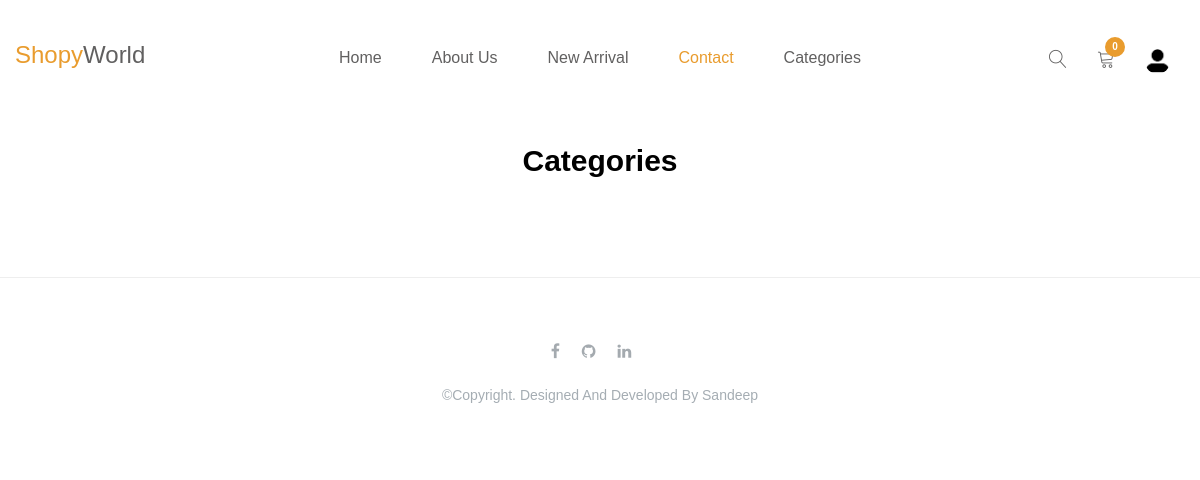
The page /categories/ on the database as committed earlier.
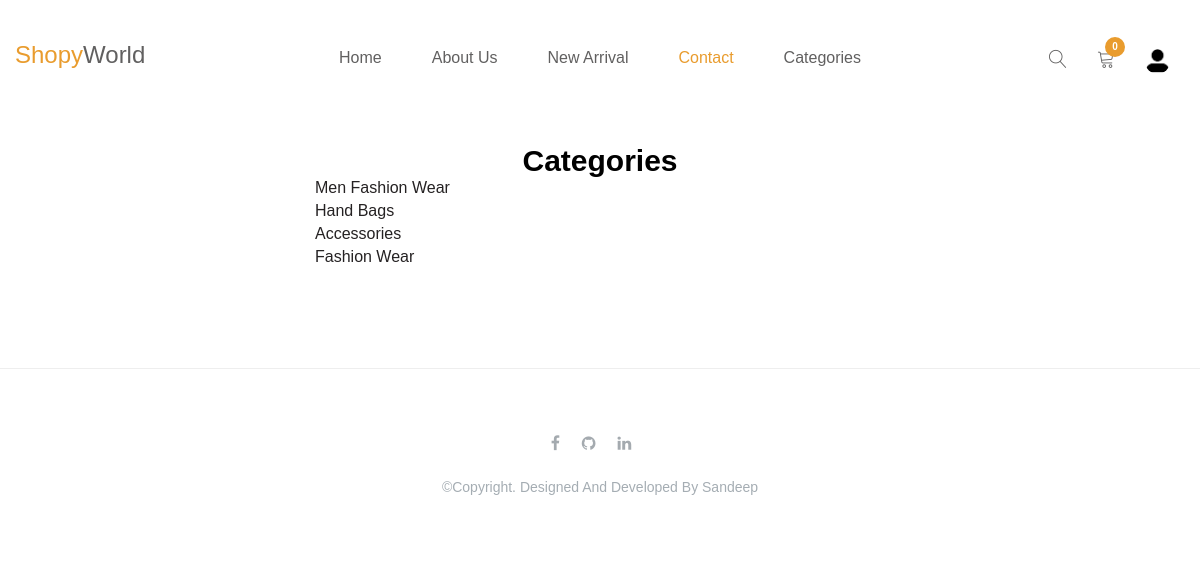
The same page on the database as committed later.
### store/models.py (models this page shows, shortened)
class Category(models.Model):
    name = models.CharField(max_length=100)
    class Meta:
        verbose_name_plural = 'Categories'

### store/views.py (the view)
# urls.py: path('categories/',views.Categories,name='Category'),
def Categories(request):
    categories=Category.objects.all()
    return render(request,'core/category.html',{'categories':categories})

### cart/cart.py (called while the page is built)
	def __len__(self):
		return sum(item['quantity'] for item in self.cart.values())

### cart/context_processors.py (called while the page is built)
def cart(request):
	return {'cart': Cart(request), 'cart_len':len(Cart(request))}

### templates/core/category.html (shortened to what this page needs)
{% extends "base.html" %}
{% block content %}
{% include "navbar.html" %}
<div class="container" style="width: 50%; margin-bottom:100px">
    <h3>Categories</h3>
    <div class='categories'>
        {% for category in categories %}
            <ul>
                <li style="width: 100%;"><a href='{% url "Home" %}'>{{category.name}}</a></li>
            </ul>
        {% endfor %}
    </div>
</div>
<hr>
{% include "footer.html" %}
{% endblock  %}

Rows that differ between the two databases and show on the page:
added Category: name "Men Fashion Wear"
added Category: name "Hand Bags"
added Category: name "Accessories"
added Category: name "Fashion Wear"
